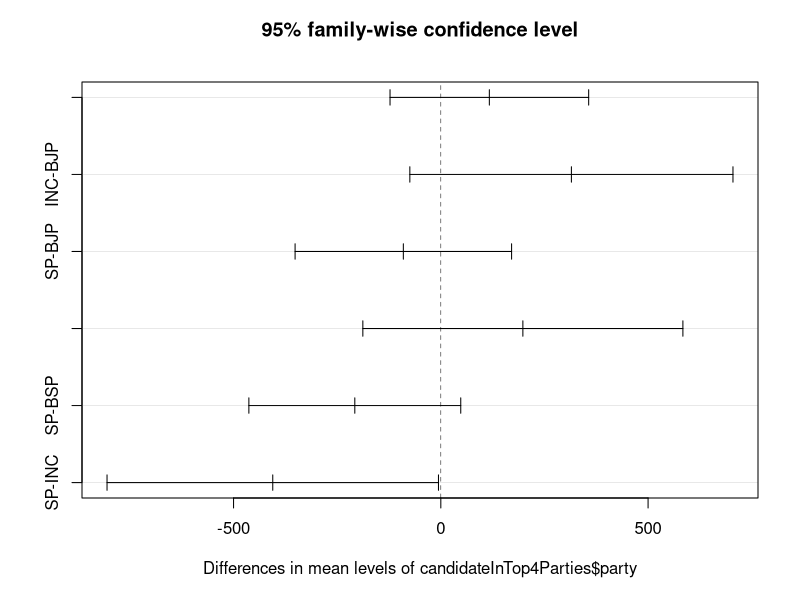

Reproduce this figure in R.
library("car")
library("dplyr")

#load the file on assets for all the candidates in the assembly elections in UP 2017
candidatesInUP <- read.csv("./glAssignmnets/UPElection - Annova/UP Candidates.csv")
candidatesInUP$assets_in_lacs <- candidatesInUP$total_assets/100000
View(candidatesInUP)

#Determine if there is significant difference in the asset sizes by party
assets_by_party_aov <- aov(candidatesInUP$assets_in_lacs ~ candidatesInUP$party)
#Showcases that there is significant differences across parties
summary(assets_by_party_aov) 

#Determine if there is significant difference in the asset sizes by party for candidates with more than a crore in assets
candidatesWithLargeAssets <- candidatesInUP[candidatesInUP$assets_in_lacs>100, ]
View(candidatesWithLargeAssets)

assets_by_party_core_plus_aov <- aov(candidatesWithLargeAssets$assets_in_lacs ~ candidatesWithLargeAssets$party)

#Showcases that there is no significant differences across parties for candidates with a crore in assets
summary(assets_by_party_core_plus_aov) 

# Determine if there is significant difference across top 4 parties with asset size more than a crore
candidateInTop4Parties <- subset(candidatesWithLargeAssets, party %in% c("BJP", "SP", "INC", "BSP"))
View(candidateInTop4Parties)

# Not normally distributed
shapiro.test(candidateInTop4Parties$assets_in_lacs) 

# Variances are different. Violates the assumption but not extremely important if the group sizes are the same
leveneTest(candidateInTop4Parties$assets_in_lacs ~ candidateInTop4Parties$party) 
assets_by_top4party_core_plus_aov <- aov(candidateInTop4Parties$assets_in_lacs ~ candidateInTop4Parties$party)

#Showcases that there is a significant differences across parties for candidates with a crore in assets
summary(assets_by_top4party_core_plus_aov) 

#Difference is large between SP & INC
TukeyHSD(assets_by_top4party_core_plus_aov) 
plot(TukeyHSD(assets_by_top4party_core_plus_aov))